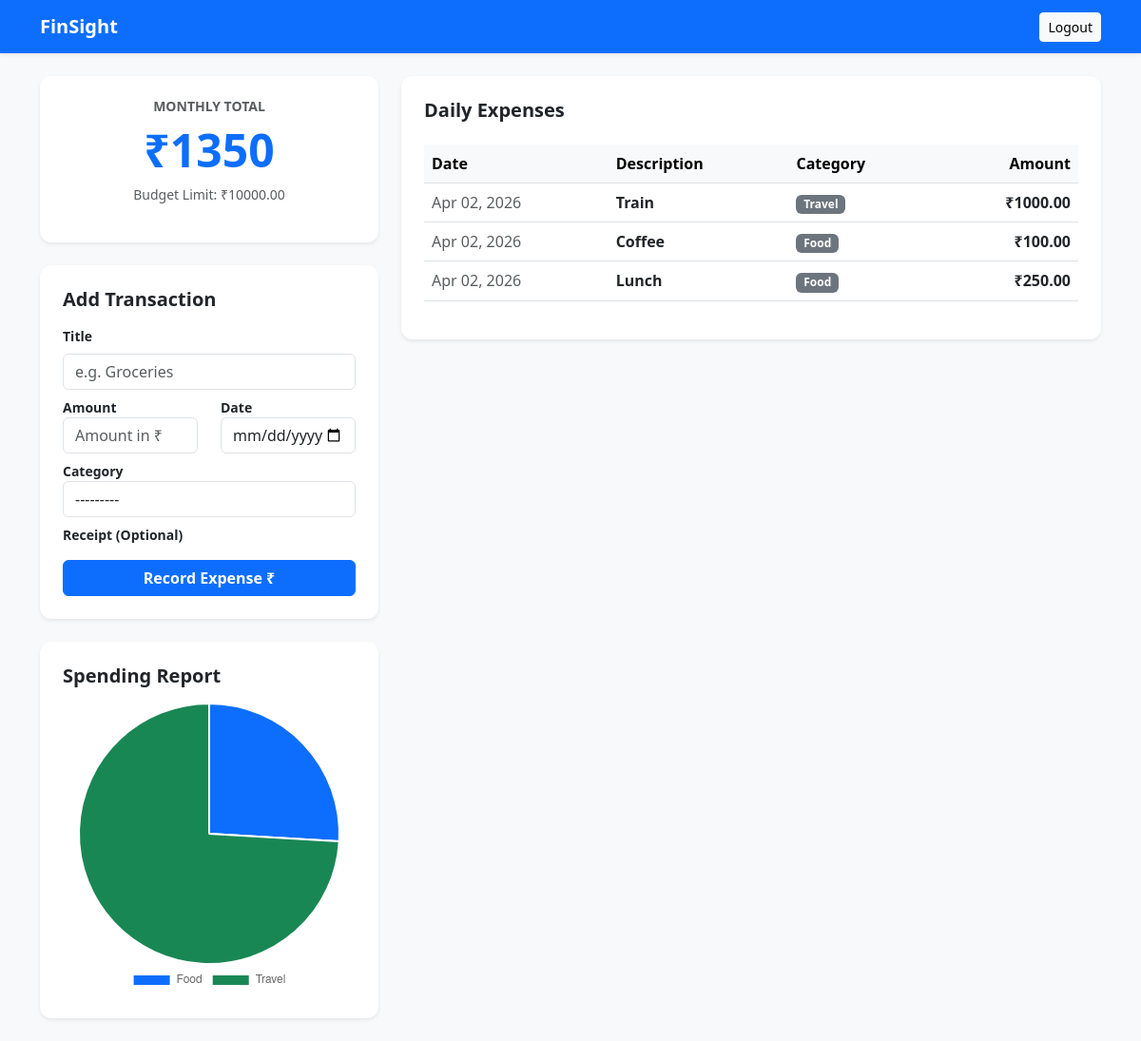
The app's page / (signed in) with its own data.
### expenses/models.py (models this page shows, shortened)
class Budget(models.Model):
    user = models.ForeignKey(User, on_delete=models.CASCADE)
    limit = models.DecimalField(max_digits=10, decimal_places=2)
    month = models.IntegerField()
    year = models.IntegerField()

class Expense(models.Model):
    user = models.ForeignKey(User, on_delete=models.CASCADE)
    title = models.CharField(max_length=200)
    amount = models.DecimalField(max_digits=10, decimal_places=2)
    date = models.DateField()
    category = models.ForeignKey(Category, on_delete=models.SET_NULL, null=True)
    description = models.TextField(blank=True)
    receipt = models.ImageField(upload_to='receipts/', null=True, blank=True)

class Category(models.Model):
    name = models.CharField(max_length=100)
    user = models.ForeignKey(User, on_delete=models.CASCADE)
    def __str__(self):
        return self.name

### expenses/views.py (the view)
# urls.py: path('', views.dashboard, name='dashboard'),
@login_required
def dashboard(request):
    today = datetime.date.today()
    if request.method == 'POST':
        form = ExpenseForm(request.POST, request.FILES)
        if form.is_valid():
            expense = form.save(commit=False)
            expense.user = request.user
            expense.save()
            return redirect('dashboard')
    else:
        form = ExpenseForm()
    expenses = Expense.objects.filter(user=request.user).order_by('-date')
    monthly_total = expenses.filter(
        date__month=today.month,
        date__year=today.year
    ).aggregate(Sum('amount'))['amount__sum'] or 0
    budget = Budget.objects.filter(
        user=request.user,
        month=today.month,
        year=today.year
    ).first()
    category_sums = expenses.values('category__name').annotate(total=Sum('amount'))
    labels = [c['category__name'] for c in category_sums if c['category__name']]
    data = [float(c['total']) for c in category_sums if c['category__name']]
    context = {
        'expenses': expenses,
        'monthly_total': monthly_total,
        'budget': budget,
        'form': form,
        'labels': json.dumps(labels),
        'data': json.dumps(data),
    }
    return render(request, 'expenses/dashboard.html', context)

### expenses/forms.py
class ExpenseForm(forms.ModelForm):
    class Meta:
        model = Expense
        fields = ['title', 'amount', 'date', 'category']
        widgets = {
            'date': forms.DateInput(attrs={'type': 'date', 'class': 'form-control'}),
            'title': forms.TextInput(attrs={'class': 'form-control', 'placeholder': 'e.g. Groceries'}),
            'amount': forms.NumberInput(attrs={'class': 'form-control', 'placeholder': 'Amount in ₹'}),
            'category': forms.Select(attrs={'class': 'form-control'}),
        }

### expenses/templates/expenses/dashboard.html (shortened to what this page needs)
<!DOCTYPE html>
<html lang="en">
<head>
    <link href="https://cdn.jsdelivr.net/npm/bootstrap@5.3.0/dist/css/bootstrap.min.css" rel="stylesheet">
</head>
<body>
<nav class="navbar navbar-dark shadow-sm mb-4">
    <div class="container">
        <a class="navbar-brand fw-bold" href="#">FinSight</a>
        <a href="{% url 'logout' %}" class="btn btn-sm btn-light">Logout</a>
    </div>
</nav>
<div class="container">
    <div class="row">
        <div class="col-lg-4">
            <div class="card shadow-sm p-4 mb-4 text-center">
                <h6 class="text-muted small fw-bold text-uppercase">Monthly Total</h6>
                <h1 class="display-5 fw-bold text-primary">₹{{ monthly_total }}</h1>
                {% if budget %}
                    <p class="text-muted small">Budget Limit: ₹{{ budget.limit }}</p>
                {% else %}
                    <p class="text-muted small">No budget set for this month</p>
                {% endif %}
            </div>
            <div class="card shadow-sm p-4 mb-4">
                <h5 class="fw-bold mb-3">Add Transaction</h5>
                <form method="POST" enctype="multipart/form-data">
                    <div class="mb-2 small fw-bold">Title</div>
                    {{ form.title }}
                    <div class="row mt-2">
                        <div class="col-6"><div class="small fw-bold">Amount</div>{{ form.amount }}</div>
                        <div class="col-6"><div class="small fw-bold">Date</div>{{ form.date }}</div>
                    </div>
                    <div class="mt-2 small fw-bold">Category</div>
                    {{ form.category }}
                    <div class="mt-2 small fw-bold">Receipt (Optional)</div>
                    <button type="submit" class="btn btn-primary w-100 fw-bold mt-3">Record Expense ₹</button>
                </form>
            </div>
            <div class="card shadow-sm p-4 mb-4">
                <h5 class="fw-bold mb-3">Spending Report</h5>
                <canvas id="reportChart"></canvas>
            </div>
        </div>
        <div class="col-lg-8">
            <div class="card shadow-sm p-4">
                <h5 class="fw-bold mb-4">Daily Expenses</h5>
                <div class="table-responsive">
                    <table class="table table-hover align-middle">
                        <thead class="table-light">
                            <tr>
                                <th>Date</th>
                                <th>Description</th>
                                <th>Category</th>
                                <th class="text-end">Amount</th>
                            </tr>
                        </thead>
                        <tbody>
                            {% for exp in expenses %}
                            <tr>
                                <td class="text-muted">{{ exp.date|date:"M d, Y" }}</td>
                                <td class="fw-semibold">{{ exp.title }}</td>
                                <td>
                                    {% if exp.category %}
                                        <span class="badge bg-secondary">{{ exp.category.name }}</span>
                                    {% else %}
                                        <span class="badge bg-light text-muted">Uncategorized</span>
                                    {% endif %}
                                </td>
                                <td class="text-end fw-bold">₹{{ exp.amount }}</td>
                            </tr>
                            {% empty %}
                            <tr><td colspan="4" class="text-center py-5 text-muted">No expenses recorded yet.</td></tr>
                            {% endfor %}
                        </tbody>
                    </table>
                </div>
            </div>
        </div>
    </div>
</div>
<script>
    const ctx = document.getElementById('reportChart').getContext('2d');
    new Chart(ctx, {
        type: 'pie',
        data: {
            labels: {{ labels|safe }},
            datasets: [{
                data: {{ data|safe }},
                backgroundColor: ['#0d6efd', '#198754', '#ffc107', '#dc3545', '#6f42c1', '#0dcaf0']
            }]
        },
        options: {
            plugins: {
                legend: { position: 'bottom' }
            }
        }
    });
</script>
</body>
</html>

### expenses/templates/expenses/dashboard.html (style rules this page uses)
body { background-color: #f8f9fa; font-family: 'Segoe UI', Tahoma, Geneva, Verdana, sans-serif; }
.card { border: none; border-radius: 12px; transition: 0.3s; }
.navbar { background-color: #0d6efd !important; }

### records on screen
Budget: limit "10000.00"
Expense: date "Apr 02, 2026", title "Train", category.name "Travel", amount "1000.00"
Expense: date "Apr 02, 2026", title "Coffee", category.name "Food", amount "100.00"
Expense: date "Apr 02, 2026", title "Lunch", category.name "Food", amount "250.00"

### other values on screen
{{ monthly_total }} "1350"
chart data {{ labels|safe }} ["Food", "Travel"]
chart data {{ data|safe }} [350.0, 1000.0]
